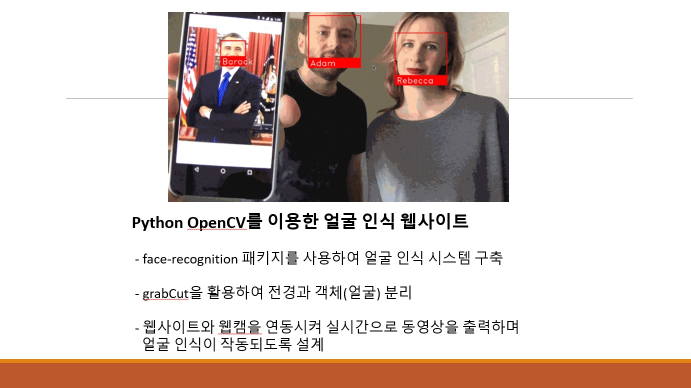
#> input picture powerpoint.jpg, 1381 x 775 px, found by its file name (shown at 1/2 size)
$ python face_mosaic.py powerpoint.jpg
#> lines starting #> are read from the running program, lines starting #| are printed output that depends on the picture
#face_mosaic.py

import cv2, sys, re

# 입력 파일 지정하기
if len(sys.argv) <= 1:
    print("no input file")
    quit()

image_file = "./Image/" + sys.argv[1]

# 출력 파일 이름
output_file = re.sub(r'\.jpg|jpeg|PNG$', '-mosaic.jpg', image_file)
mosaic_rate = 30

# 캐스캐이드 파일 경로 지정하기
cascade_file = "haarcascade_frontalface_alt.xml"

# 이미지 읽어 들이기
image = cv2.imread(image_file)
#> image is the input picture: shape (775, 1381, 3); mean B, G, R 195.3, 200.1, 212.5

# 그레이스케일 변환
image_gs = cv2.cvtColor(image, cv2.COLOR_BGR2GRAY)
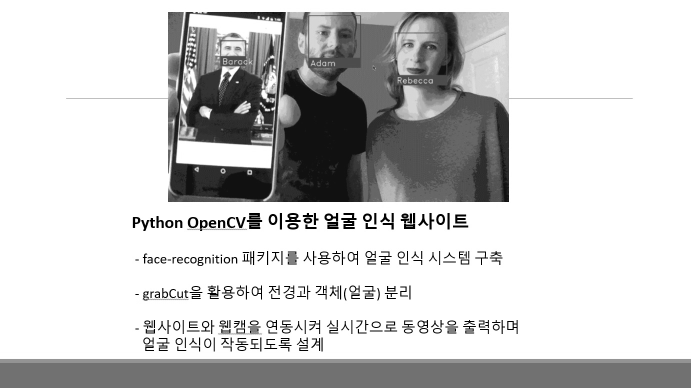
#> image_gs: shape (775, 1381) (shown at 1/2 size); min 0, max 255, mean 203.3

# 얼굴 인식 실행하기
cascade = cv2.CascadeClassifier(cascade_file)
face_list = cascade.detectMultiScale(image_gs, scaleFactor=1.1, minNeighbors=1, minSize=(50, 50))
#> face_list = [[778, 47, 118, 118], [605, 22, 121, 121]]

if len(face_list) == 0:
    print("no face")
    quit()

# 확인한 부분에 모자이크 걸기
print(face_list)
#| [[778  47 118 118]
#|  [605  22 121 121]]
color = (0, 0, 255)
for ( x, y, w, h) in face_list:
    # 얼굴 부분 자르기
    face_img = image[x:y+h, x:x+w]
    # 자른 이미지를 지정한 배율로 확대/축소하기
#> (the run stopped early here; a loop or call above may not have finished)
